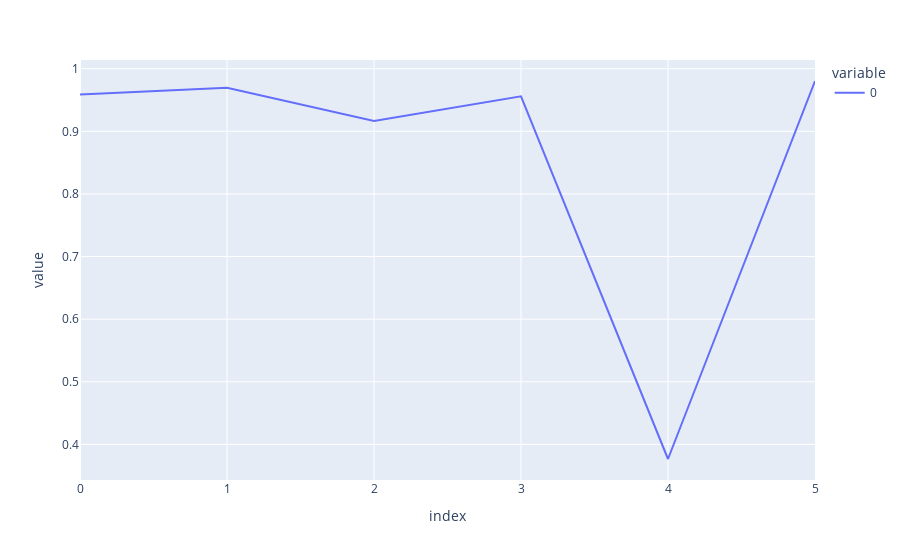

The notebook cell this image was saved under:
### Markdown cell above
# Precision on Train

### Code cell
px.line(precision_score(train_['label'], train_['prediction'], average=None))

### Figure 1 — Plotly figure (JSON) as saved in the notebook; plotly's stock layout.template omitted (floating-point values rounded to 4 significant figures)
{"data": [{"hovertemplate": "variable=0<br>index=%{x}<br>value=%{y}<extra></extra>", "legendgroup": "0", "line": {"color": "#636efa", "dash": "solid"}, "marker": {"symbol": "circle"}, "mode": "lines", "name": "0", "orientation": "v", "showlegend": true, "type": "scatter", "x": [0, 1, 2, 3, 4, 5], "xaxis": "x", "y": [0.9588, 0.9695, 0.9165, 0.9558, 0.3767, 0.9804], "yaxis": "y"}], "layout": {"legend": {"title": {"text": "variable"}, "tracegroupgap": 0}, "margin": {"t": 60}, "xaxis": {"anchor": "y", "domain": [0, 1], "title": {"text": "index"}}, "yaxis": {"anchor": "x", "domain": [0, 1], "title": {"text": "value"}}}}
